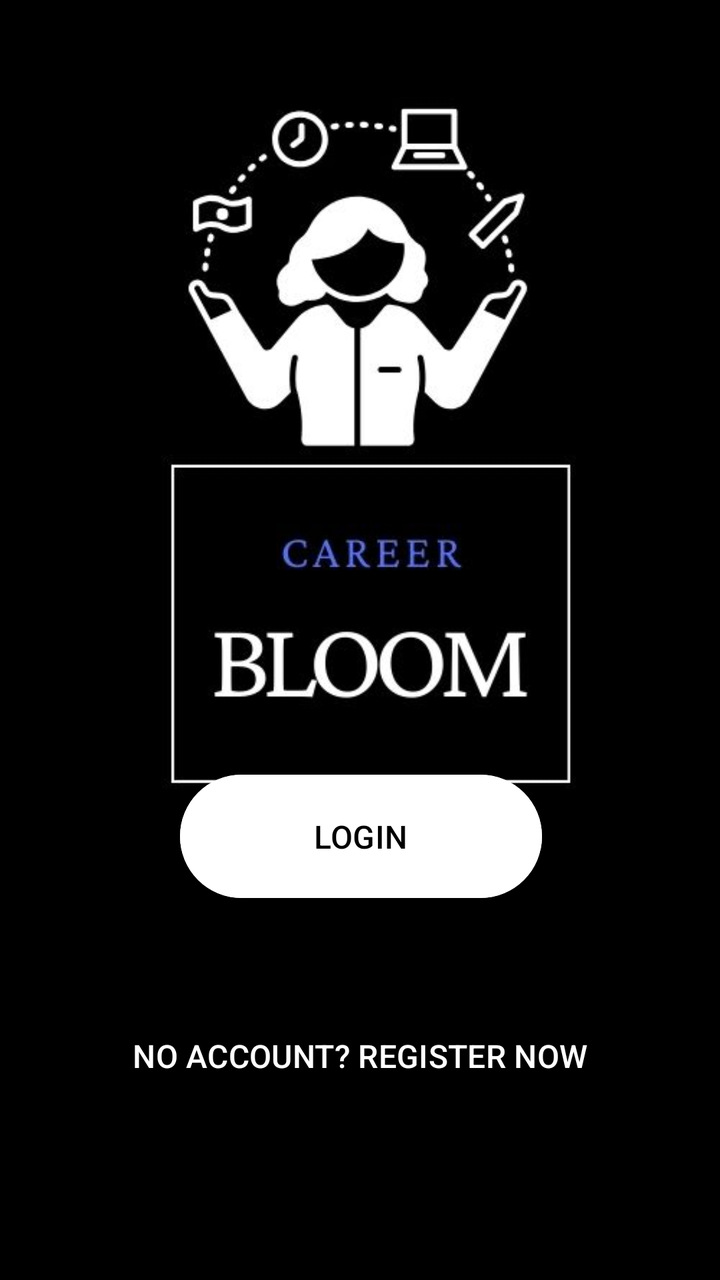
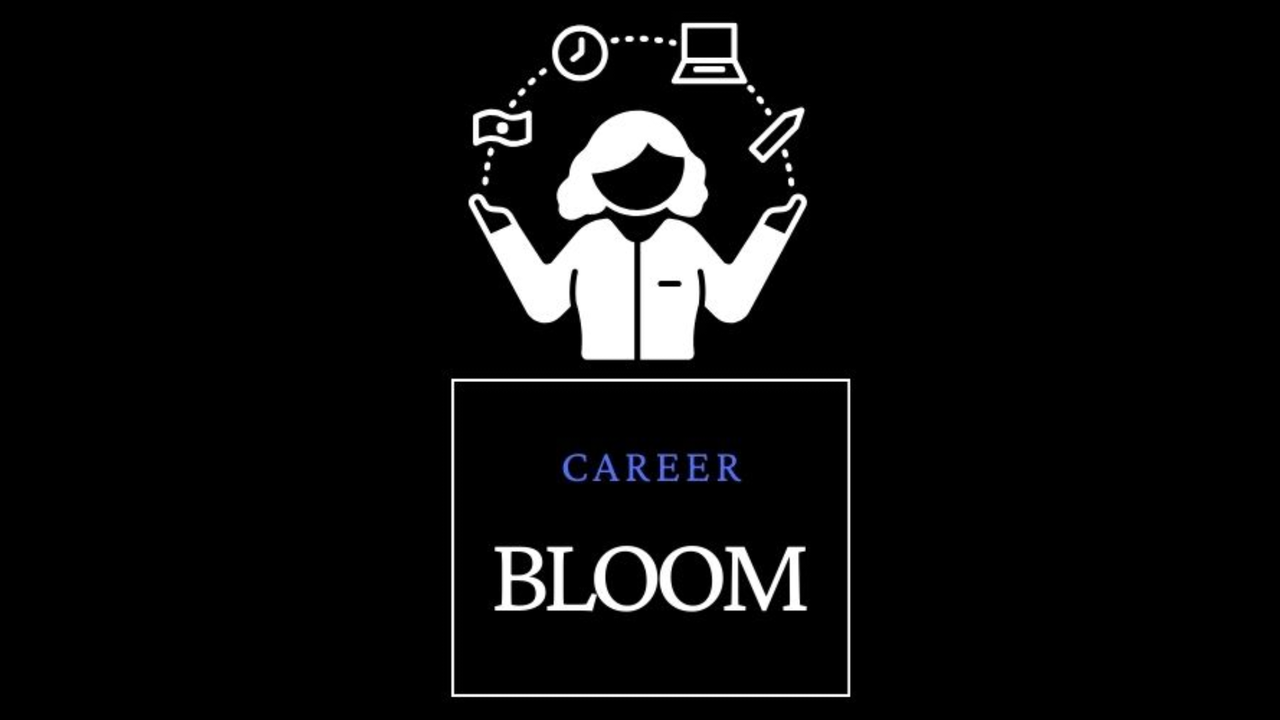

The same Android screen from two of the app's own layout files: first res/layout/ as a phone draws it, then the repository's variant for another configuration, drawn on a device whose configuration selects that folder. Both files follow.
<!-- AndroidManifest.xml: application theme Theme.Group3Project1 -->
<!-- res/layout/activity_intro.xml -->
<?xml version="1.0" encoding="utf-8"?>
<RelativeLayout xmlns:android="http://schemas.android.com/apk/res/android"
    xmlns:app="http://schemas.android.com/apk/res-auto"
    xmlns:tools="http://schemas.android.com/tools"
    android:layout_width="match_parent"
    android:layout_height="match_parent"
    android:background="@color/black"
    tools:context=".IntroActivity">


    <ImageView
        android:id="@+id/logoimageView"
        android:layout_width="match_parent"
        android:layout_height="446dp"
        android:background="#000000"
        app:srcCompat="@drawable/borcelle" />

    <Button
        android:id="@+id/loginbutton"
        android:layout_width="232dp"
        android:layout_height="wrap_content"
        android:layout_alignParentStart="true"
        android:layout_alignParentEnd="true"
        android:layout_alignParentBottom="true"
        android:layout_marginStart="90dp"
        android:layout_marginTop="220dp"
        android:layout_marginEnd="89dp"
        android:layout_marginBottom="187dp"
        android:backgroundTint="@color/white"
        android:padding="20dp"
        android:text="LOGIN"
        android:textColor="@color/black"
        android:textSize="16sp"
        app:layout_constraintBottom_toBottomOf="parent"
        app:layout_constraintEnd_toEndOf="parent"
        app:layout_constraintHorizontal_bias="0.467"
        app:layout_constraintStart_toStartOf="parent"
        app:layout_constraintVertical_bias="0.0" />

    <Button
        android:id="@+id/registernowbutton"
        android:layout_width="match_parent"
        android:layout_height="102dp"
        android:layout_alignParentStart="true"
        android:layout_alignParentBottom="true"
        android:layout_marginStart="0dp"
        android:layout_marginLeft="15dp"
        android:layout_marginRight="15dp"
        android:layout_marginBottom="61dp"
        android:backgroundTint="@color/transparent"
        android:padding="20dp"
        android:text="NO ACCOUNT? REGISTER NOW"
        android:textColor="@color/white"
        android:textSize="16sp" />

</RelativeLayout>
<!-- resources referenced by this layout -->
<resources>
  <color name="black">#FF000000</color>
  <color name="transparent">#00FFFFFF</color>
  <color name="white">#FFFFFFFF</color>
  <!-- drawable borcelle: jpg bitmap (drawable, 26248 bytes) -->
  <style name="Theme.Group3Project1" parent="Base.Theme.Group3Project1" />
  <style name="Base.Theme.Group3Project1" parent="Theme.Material3.DayNight.NoActionBar">
          
          
      </style>
</resources>
<!-- res/layout-land/activity_intro.xml (the repository's variant of the layout above) -->
<!-- drawn on the phone turned sideways -->
<?xml version="1.0" encoding="utf-8"?>
<RelativeLayout xmlns:android="http://schemas.android.com/apk/res/android"
    xmlns:app="http://schemas.android.com/apk/res-auto"
    xmlns:tools="http://schemas.android.com/tools"
    android:layout_width="match_parent"
    android:layout_height="match_parent"
    tools:context=".IntroActivity">


    <ImageView
        android:id="@+id/logoimageView"
        android:layout_width="match_parent"
        android:layout_height="match_parent"
        android:background="#000000"
        app:srcCompat="@drawable/borcelle" />


</RelativeLayout>
<!-- resources referenced by the variant -->
<!-- as the phone turned sideways resolves them -->
<resources>
  <!-- drawable borcelle: jpg bitmap (drawable, 26248 bytes) -->
  <style name="Theme.Group3Project1" parent="Base.Theme.Group3Project1" />
  <style name="Base.Theme.Group3Project1" parent="Theme.Material3.DayNight.NoActionBar">
          
          
      </style>
</resources>
